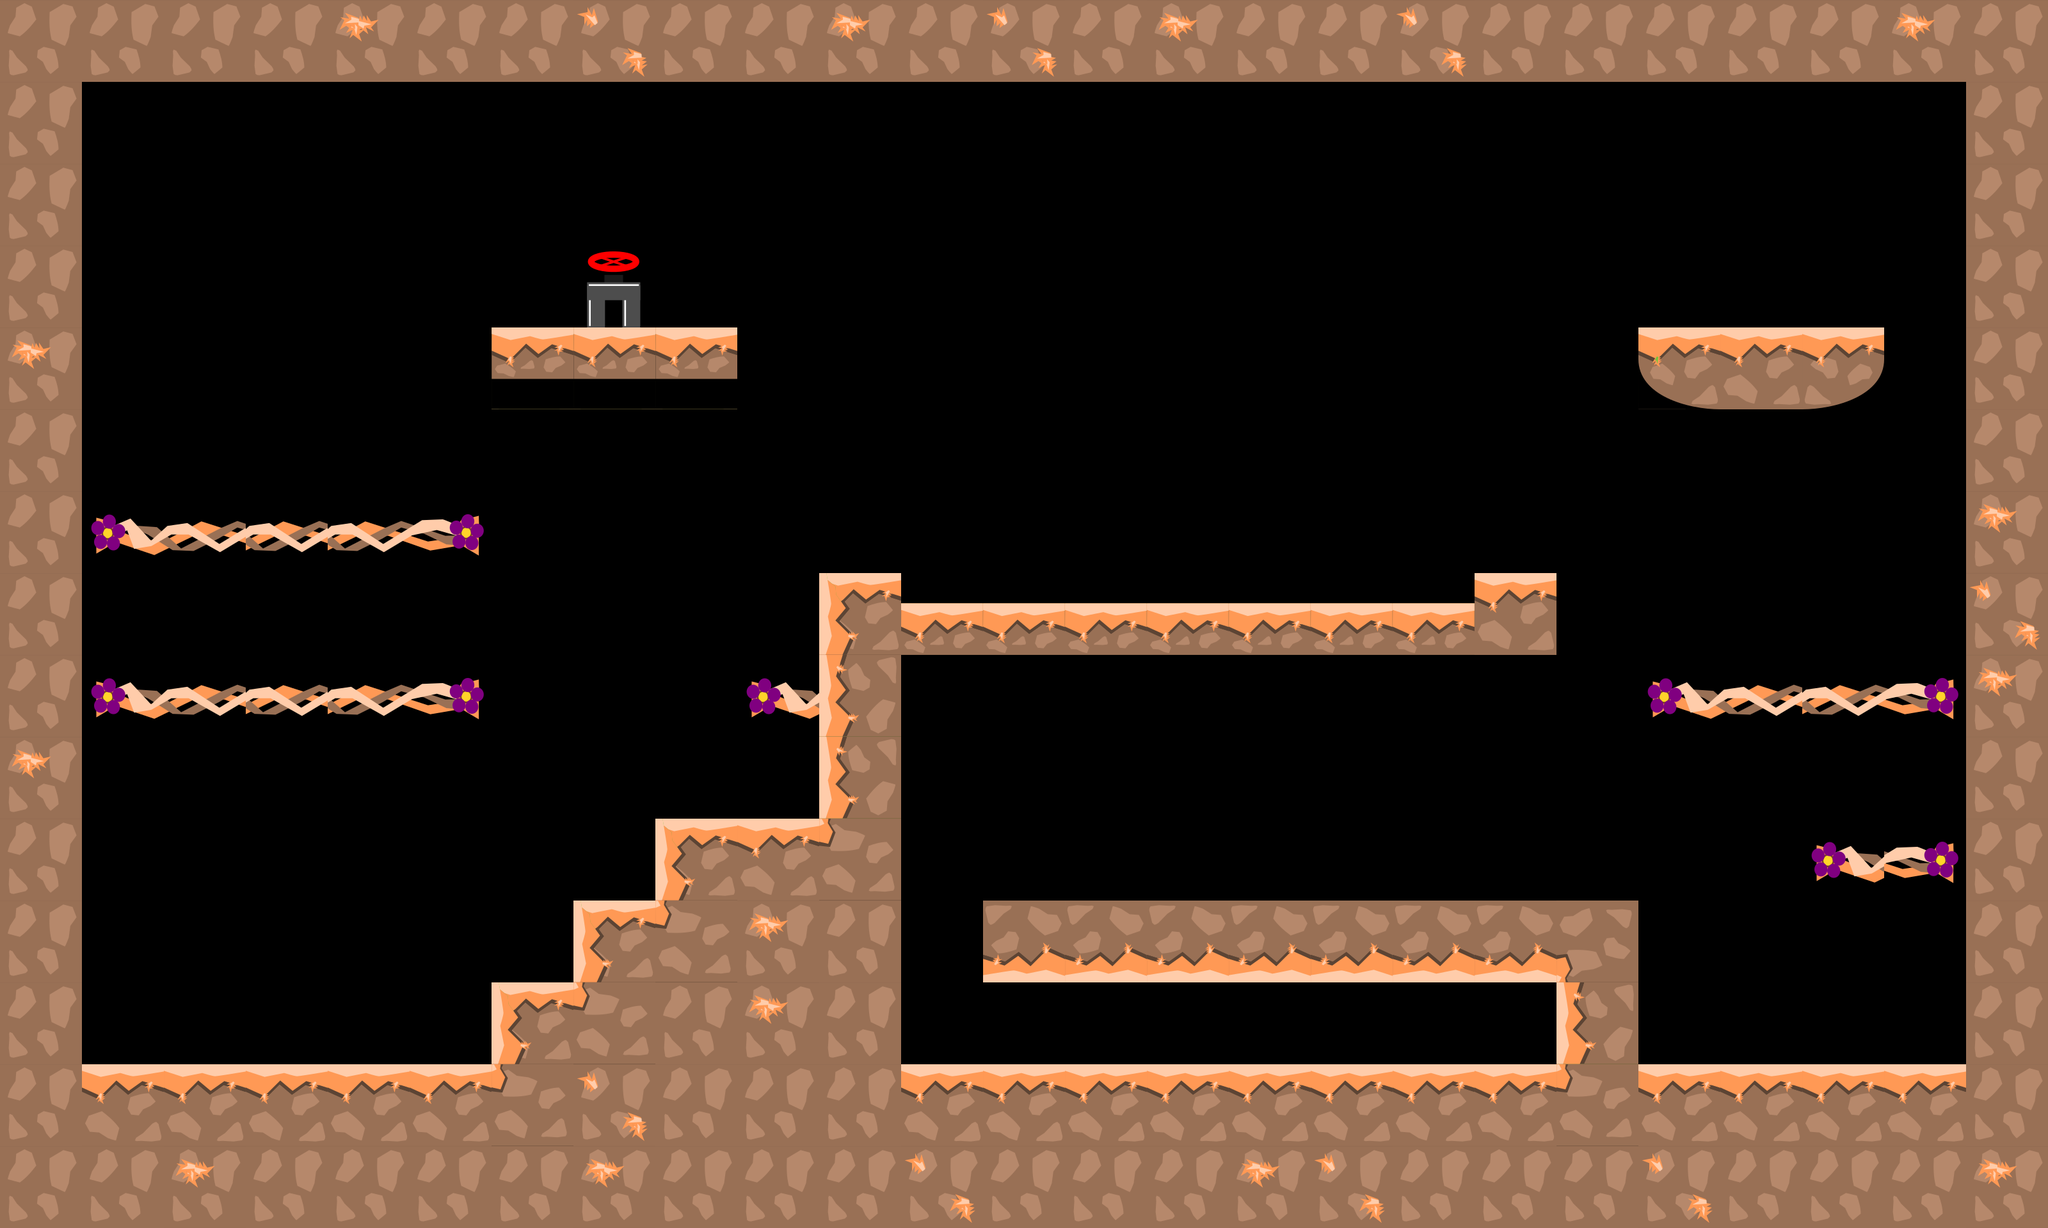

This is a level from a 2D game, rendered from its Tiled map with the project's own tilesets. A one-line summary and the map file follow, with tile-layer data summarised:
An orthogonal 25x15 tile map with 128x128 px tiles, 2 tile layers (graphics, oil), 4 tilesets and 35 objects.

<map version="1.0" tiledversion="1.1.1" orientation="orthogonal" renderorder="right-down" width="25" height="15" tilewidth="128" tileheight="128" infinite="0" nextobjectid="164">
 <tileset firstgid="1" source="tiles_128x128.tsx" />
 <tileset firstgid="37" source="tiles_oil_128x128.tsx" />
 <tileset firstgid="77" source="tiles_128x128_orange.tsx" />
 <tileset firstgid="113" source="tiles_128x128_vines.tsx" />
 <layer name="graphics" width="25" height="15">
  <data>[375 cells, 155 non-empty, 17 distinct tile ids]</data>
 </layer>
 <layer name="oil" width="25" height="15">
  <data>[375 cells, 0 non-empty, 0 distinct tile ids]</data>
 </layer>
 <objectgroup name="blocks">
  <object id="2" x="3072" y="4" width="112" height="1696" />
  <object id="3" x="64" y="52" width="64" height="1684" />
  <object id="4" x="8" y="4" width="3172" height="120" />
  <object id="108" x="1408" y="940" width="896" height="84" />
  <object id="127" x="8" y="1664" width="3196" height="248.002" />
  <object id="149" x="2560" y="512" width="384" height="128" />
  <object id="153" x="768" y="512" width="384" height="80.6667" />
  <object id="155" x="1280" y="896" width="128" height="768" />
  <object id="156" x="2304" y="896" width="128" height="128" />
  <object id="157" x="1536" y="1408" width="1024" height="128" />
  <object id="158" x="2432" y="1536" width="128" height="128" />
  <object id="160" x="1024" y="1280" width="256" height="384" />
  <object id="161" x="896" y="1408" width="128" height="256" />
  <object id="162" x="768" y="1536" width="128" height="128" />
 </objectgroup>
 <objectgroup name="switch">
  <object id="145" x="2304" y="1536" width="128" height="128" />
 </objectgroup>
 <objectgroup name="levelEndBlock">
  <object id="146" x="896" y="384" width="128" height="128" />
 </objectgroup>
 <objectgroup name="slope" />
 <objectgroup name="passBlock">
  <object id="55" x="2596.71" y="1072.42" width="450.894" height="46" />
  <object id="104" x="157.622" y="1070.59" width="581.697" height="46" />
  <object id="105" x="165.622" y="817.254" width="571.697" height="46" />
  <object id="137" x="2844.05" y="1327.25" width="219.697" height="46" />
  <object id="152" x="1172.63" y="1076.92" width="107.364" height="46" />
 </objectgroup>
 <objectgroup name="flowers">
  <object id="74" x="256.97" y="672.853" width="69.697" height="69.697">
   <ellipse />
  </object>
  <object id="75" x="2223.27" y="1069.46" width="69.697" height="69.697">
   <ellipse />
  </object>
  <object id="76" x="1133.7" y="726.187" width="69.697" height="69.697">
   <ellipse />
  </object>
  <object id="78" x="1593.58" y="1062.31" width="69.697" height="69.697">
   <ellipse />
  </object>
  <object id="79" x="1742.13" y="1219.82" width="69.697" height="69.697">
   <ellipse />
  </object>
  <object id="80" x="2714.19" y="369.459" width="69.697" height="69.697">
   <ellipse />
  </object>
  <object id="83" x="652.489" y="674.671" width="69.697" height="69.697">
   <ellipse />
  </object>
  <object id="112" x="1877.22" y="734.55" width="69.697" height="69.697">
   <ellipse />
  </object>
  <object id="114" x="1946.43" y="1186.67" width="69.697" height="69.697">
   <ellipse />
  </object>
  <object id="141" x="2639.76" y="808.006" width="69.697" height="69.697">
   <ellipse />
  </object>
  <object id="143" x="240.245" y="938.729" width="69.697" height="69.697">
   <ellipse />
  </object>
  <object id="144" x="2121.58" y="729.219" width="69.697" height="69.697">
   <ellipse />
  </object>
 </objectgroup>
 <objectgroup name="end">
  <object id="44" x="911.857" y="400.365" width="93" height="95">
   <ellipse />
  </object>
 </objectgroup>
 <objectgroup name="pushBlocks">
  <object id="46" x="1557.86" y="763.216" width="124.667" height="124.667" />
 </objectgroup>
 <objectgroup name="damage" />
</map>
